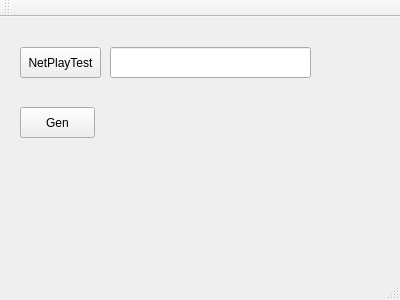
<?xml version="1.0" encoding="UTF-8"?>
<ui version="4.0">
 <class>BaoMainwindos</class>
 <widget class="QMainWindow" name="BaoMainwindos">
  <property name="geometry">
   <rect>
    <x>0</x>
    <y>0</y>
    <width>400</width>
    <height>300</height>
   </rect>
  </property>
  <property name="windowTitle">
   <string>BaoMainwindos</string>
  </property>
  <widget class="QWidget" name="centralWidget">
   <widget class="QPushButton" name="btnPlayTest">
    <property name="geometry">
     <rect>
      <x>20</x>
      <y>30</y>
      <width>81</width>
      <height>31</height>
     </rect>
    </property>
    <property name="text">
     <string>NetPlayTest</string>
    </property>
   </widget>
   <widget class="QLineEdit" name="lineEdit">
    <property name="geometry">
     <rect>
      <x>110</x>
      <y>30</y>
      <width>201</width>
      <height>31</height>
     </rect>
    </property>
   </widget>
   <widget class="QPushButton" name="pushButton">
    <property name="geometry">
     <rect>
      <x>20</x>
      <y>90</y>
      <width>75</width>
      <height>31</height>
     </rect>
    </property>
    <property name="text">
     <string>Gen</string>
    </property>
   </widget>
  </widget>
  <widget class="QMenuBar" name="menuBar">
   <property name="geometry">
    <rect>
     <x>0</x>
     <y>0</y>
     <width>400</width>
     <height>23</height>
    </rect>
   </property>
  </widget>
  <widget class="QToolBar" name="mainToolBar">
   <attribute name="toolBarArea">
    <enum>TopToolBarArea</enum>
   </attribute>
   <attribute name="toolBarBreak">
    <bool>false</bool>
   </attribute>
  </widget>
  <widget class="QStatusBar" name="statusBar"/>
 </widget>
 <layoutdefault spacing="6" margin="11"/>
 <resources/>
 <connections/>
</ui>
